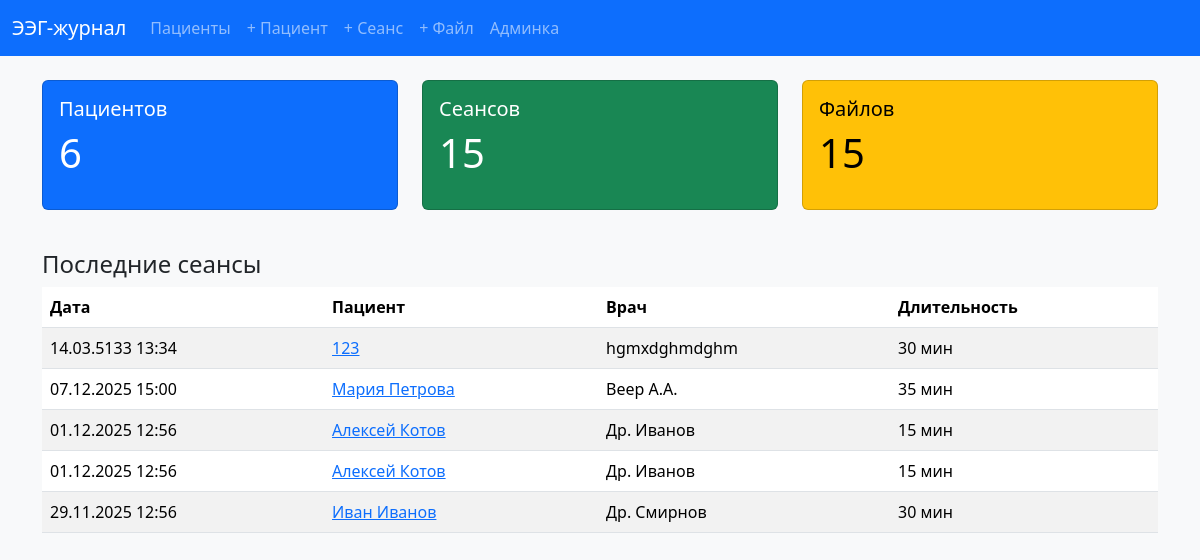
The page / on the database its author committed.
### records/models.py (models this page shows, shortened)
class EEGSession(models.Model):
    patient = models.ForeignKey(Patient, on_delete=models.CASCADE, related_name="sessions")
    start_datetime = models.DateTimeField("Дата и время проведения")
    duration_minutes = models.PositiveIntegerField("Длительность, мин", default=30)
    technician = models.CharField("Оператор/врач", max_length=150)
    conclusion = models.TextField("Заключение", blank=True)
    class Meta:
        ordering = ["-start_datetime"]
        verbose_name = "Сеанс ЭЭГ"
        verbose_name_plural = "Сеансы ЭЭГ"

class Patient(models.Model):
    full_name = models.CharField("ФИО", max_length=255)
    birth_date = models.DateField("Дата рождения")
    contact_info = models.TextField("Контакты/примечания", blank=True)
    class Meta:
        ordering = ["full_name"]
        verbose_name = "Пациент"
        verbose_name_plural = "Пациенты"

### records/views.py (the view)
# urls.py: path("", views.dashboard, name="dashboard"),
def dashboard(request):
    context = {
        "patients_total": Patient.objects.count(),
        "sessions_total": EEGSession.objects.count(),
        "files_total": EEGFile.objects.count(),
        "latest_sessions": EEGSession.objects.select_related("patient")[:5],
    }
    return render(request, "records/dashboard.html", context)

### records/templates/records/dashboard.html (shortened to what this page needs)
{% extends 'records/base.html' %}
{% block content %}
<div class="row mb-4">
  <div class="col-md-4">
    <div class="card text-bg-primary mb-3">
      <div class="card-body">
        <h5 class="card-title">Пациентов</h5>
        <p class="display-6">{{ patients_total }}</p>
      </div>
    </div>
  </div>
  <div class="col-md-4">
    <div class="card text-bg-success mb-3">
      <div class="card-body">
        <h5 class="card-title">Сеансов</h5>
        <p class="display-6">{{ sessions_total }}</p>
      </div>
    </div>
  </div>
  <div class="col-md-4">
    <div class="card text-bg-warning mb-3">
      <div class="card-body">
        <h5 class="card-title">Файлов</h5>
        <p class="display-6">{{ files_total }}</p>
      </div>
    </div>
  </div>
</div>
<h4>Последние сеансы</h4>
<table class="table table-striped">
  <thead>
    <tr>
      <th>Дата</th>
      <th>Пациент</th>
      <th>Врач</th>
      <th>Длительность</th>
    </tr>
  </thead>
  <tbody>
    {% for session in latest_sessions %}
    <tr>
      <td>{{ session.start_datetime|date:"d.m.Y H:i" }}</td>
      <td><a href="{% url 'patient_detail' session.patient_id %}">{{ session.patient.full_name }}</a></td>
      <td>{{ session.technician }}</td>
      <td>{{ session.duration_minutes }} мин</td>
    </tr>
    {% empty %}
    <tr><td colspan="4" class="text-center">Нет данных</td></tr>
    {% endfor %}
  </tbody>
</table>
{% endblock %}

### rows shown on the page
EEGSession: start_datetime "14.03.5133 13:34", patient.full_name "123", technician "hgmxdghmdghm", duration_minutes "30"
EEGSession: start_datetime "07.12.2025 15:00", patient.full_name "Мария Петрова", technician "Веер А.А.", duration_minutes "35"
EEGSession: start_datetime "01.12.2025 12:56", patient.full_name "Алексей Котов", technician "Др. Иванов", duration_minutes "15"
EEGSession: start_datetime "01.12.2025 12:56", patient.full_name "Алексей Котов", technician "Др. Иванов", duration_minutes "15"
EEGSession: start_datetime "29.11.2025 12:56", patient.full_name "Иван Иванов", technician "Др. Смирнов", duration_minutes "30"

### other values the page prints
{{ patients_total }} "6"
{{ sessions_total }} "15"
{{ files_total }} "15"
